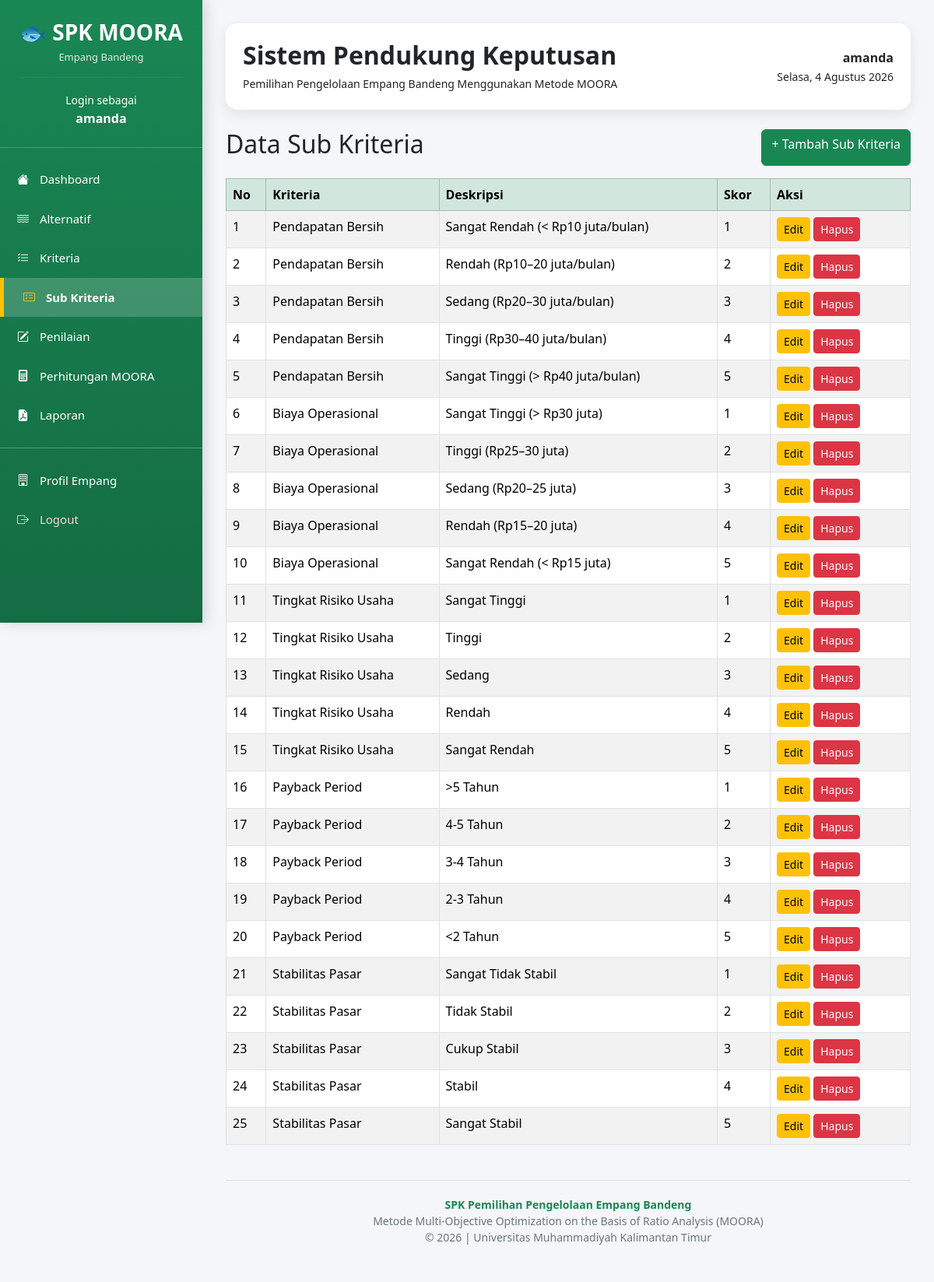
Page /subkriteria/ (signed in) on the committed database.
### subkriteria/models.py (models this page shows, shortened)
class SubKriteria(models.Model):
    kriteria = models.ForeignKey(
        Kriteria,
        on_delete=models.CASCADE
    )
    deskripsi = models.CharField(max_length=100)
    skor = models.IntegerField()

### kriteria/models.py (models this page shows, shortened)
class Kriteria(models.Model):
    kode = models.CharField(max_length=10)
    nama = models.CharField(max_length=100)
    bobot = models.DecimalField(
        max_digits=4,
        decimal_places=2
    )
    JENIS = (
        ('Benefit', 'Benefit'),
        ('Cost', 'Cost'),
    )
    jenis = models.CharField(
        max_length=10,
        choices=JENIS
    )

### subkriteria/views.py (the view)
# urls.py: path("", views.index, name="alternatif"),
@login_required
def index(request):
    data = SubKriteria.objects.all()
    context = {
        "data": data
    }
    return render(
        request,
        "subkriteria/index.html",
        context
    )

### templates/subkriteria/index.html
{% extends 'layouts/base.html' %} {% block content %}
<div class="d-flex justify-content-between mb-3">
  <h2>Data Sub Kriteria</h2>
  <a href="/subkriteria/tambah/" class="btn btn-success"> + Tambah Sub Kriteria </a>
</div>
<table class="table table-bordered table-striped">
  <thead class="table-success">
    <tr>
      <th>No</th>
      <th>Kriteria</th>
      <th>Deskripsi</th>
      <th>Skor</th>
      <th width="180">Aksi</th>
    </tr>
  </thead>
  <tbody>
    {% for item in data %}
    <tr>
      <td>{{ forloop.counter }}</td>
      <td>{{ item.kriteria.nama }}</td>
      <td>{{ item.deskripsi }}</td>
      <td>{{ item.skor }}</td>
      <td>
        <a href="{% url 'edit_subkriteria' item.id %}" class="btn btn-warning btn-sm"> Edit </a>
        <a href="{% url 'hapus_subkriteria' item.id %}" class="btn btn-danger btn-sm"> Hapus </a>
      </td>
    </tr>
    {% endfor %}
  </tbody>
</table>
{% endblock %}

### templates/layouts/base.html (shortened to what this page needs)
<!doctype html>
<html lang="id">
  <head>
    <link href="https://cdn.jsdelivr.net/npm/bootstrap@5.3.3/dist/css/bootstrap.min.css" rel="stylesheet" />
    <link rel="stylesheet" href="https://cdn.jsdelivr.net/npm/bootstrap-icons@1.11.3/font/bootstrap-icons.min.css" />
  </head>
  <body>
    <div class="sidebar">
      <div class="logo">
        <h3>🐟 SPK MOORA</h3>
        <p>Empang Bandeng</p>
        <hr />
        <small>Login sebagai</small>
        <br />
        <strong>{{ request.user.username }}</strong>
      </div>
      <div class="menu">
        <a href="/" class="{% if request.path == '/' %}active{% endif %}">
          <i class="bi bi-house-fill"></i>
          Dashboard
        </a>
        <a href="/alternatif/" class="{% if '/alternatif/' in request.path %}active{% endif %}">
          <i class="bi bi-water"></i>
          Alternatif
        </a>
        <a href="/kriteria/" class="{% if '/kriteria/' in request.path %}active{% endif %}">
          <i class="bi bi-list-check"></i>
          Kriteria
        </a>
        <a href="/subkriteria/" class="{% if '/subkriteria/' in request.path %}active{% endif %}">
          <i class="bi bi-card-checklist"></i>
          Sub Kriteria
        </a>
        <a href="/penilaian/" class="{% if '/penilaian/' in request.path %}active{% endif %}">
          <i class="bi bi-pencil-square"></i>
          Penilaian
        </a>
        <a href="/moora/" class="{% if '/moora/' in request.path %}active{% endif %}">
          <i class="bi bi-calculator-fill"></i>
          Perhitungan MOORA
        </a>
        <a href="/laporan/" class="{% if '/laporan/' in request.path %}active{% endif %}">
          <i class="bi bi-file-earmark-pdf-fill"></i>
          Laporan
        </a>
        <hr class="text-white" />
        <a href="/profil/" class="{% if '/profil/' in request.path %}active{% endif %}">
          <i class="bi bi-building"></i>
          Profil Empang
        </a>
        <a href="{% url 'logout' %}" class="logout">
          <i class="bi bi-box-arrow-right"></i>
          Logout
        </a>
      </div>
    </div>
    <div class="content">
      <div class="topbar d-flex justify-content-between align-items-center">
        <div>
          <h2>Sistem Pendukung Keputusan</h2>
          <small> Pemilihan Pengelolaan Empang Bandeng Menggunakan Metode MOORA </small>
        </div>
        <div class="text-end">
          <strong>{{ request.user.username }}</strong>
          <br />
          <small id="tanggal"></small>
        </div>
      </div>
      {% block content %} {% endblock %}
      <footer>
        <strong>SPK Pemilihan Pengelolaan Empang Bandeng</strong>
        <br />
        Metode Multi-Objective Optimization on the Basis of Ratio Analysis (MOORA)
        <br />
        © 2026 | Universitas Muhammadiyah Kalimantan Timur
      </footer>
    </div>
  </body>
</html>

### templates/layouts/base.html (style rules this page uses)
* { font-family: "Segoe UI", sans-serif; }
body { background: #f4f6f9; }
.sidebar { position: fixed; top: 0; left: 0; width: 260px; height: 100vh; overflow-y: auto; background: linear-gradient(180deg, #198754, #146c43); color: white; box-shadow: 4px 0 18px rgba(0, 0, 0, 0.15); z-index: 999; }
.logo { text-align: center; padding: 25px; border-bottom: 1px solid rgba(255, 255, 255, 0.2); }
.logo h3 { font-weight: bold; margin-bottom: 5px; }
.logo p { margin: 0; opacity: 0.85; font-size: 13px; }
.logo hr { border-color: rgba(255, 255, 255, 0.2); }
.menu { margin-top: 15px; }
.menu a { display: block; color: white; text-decoration: none; padding: 14px 22px; transition: 0.25s; font-size: 15px; }
.menu a.active { background: rgba(255, 255, 255, 0.18); border-left: 5px solid #ffc107; padding-left: 25px; font-weight: 600; }
.menu a.active i { color: #ffc107; }
.menu a.logout { color: #ffd3d3; }
.menu i { margin-right: 10px; }
.content { margin-left: 260px; padding: 30px; min-height: 100vh; }
.topbar { background: white; border-radius: 15px; padding: 22px; box-shadow: 0 6px 18px rgba(0, 0, 0, 0.08); margin-bottom: 25px; }
.topbar h2 { font-weight: 700; margin-bottom: 5px; }
.table { background: white; }
footer { margin-top: 45px; padding: 20px; text-align: center; color: #6c757d; border-top: 1px solid #ddd; font-size: 14px; }
footer strong { color: #198754; }

### rows in the picture
SubKriteria: kriteria.nama "Pendapatan Bersih", deskripsi "Sangat Rendah (< Rp10 juta/bulan)", skor "1"
SubKriteria: kriteria.nama "Pendapatan Bersih", deskripsi "Rendah (Rp10–20 juta/bulan)", skor "2"
SubKriteria: kriteria.nama "Pendapatan Bersih", deskripsi "Sedang (Rp20–30 juta/bulan)", skor "3"
SubKriteria: kriteria.nama "Pendapatan Bersih", deskripsi "Tinggi (Rp30–40 juta/bulan)", skor "4"
SubKriteria: kriteria.nama "Pendapatan Bersih", deskripsi "Sangat Tinggi (> Rp40 juta/bulan)", skor "5"
SubKriteria: kriteria.nama "Biaya Operasional", deskripsi "Sangat Tinggi (> Rp30 juta)", skor "1"
SubKriteria: kriteria.nama "Biaya Operasional", deskripsi "Tinggi (Rp25–30 juta)", skor "2"
SubKriteria: kriteria.nama "Biaya Operasional", deskripsi "Sedang (Rp20–25 juta)", skor "3"
SubKriteria: kriteria.nama "Biaya Operasional", deskripsi "Rendah (Rp15–20 juta)", skor "4"
SubKriteria: kriteria.nama "Biaya Operasional", deskripsi "Sangat Rendah (< Rp15 juta)", skor "5"
SubKriteria: kriteria.nama "Tingkat Risiko Usaha", deskripsi "Sangat Tinggi", skor "1"
SubKriteria: kriteria.nama "Tingkat Risiko Usaha", deskripsi "Tinggi", skor "2"
SubKriteria: kriteria.nama "Tingkat Risiko Usaha", deskripsi "Sedang", skor "3"
SubKriteria: kriteria.nama "Tingkat Risiko Usaha", deskripsi "Rendah", skor "4"
SubKriteria: kriteria.nama "Tingkat Risiko Usaha", deskripsi "Sangat Rendah", skor "5"
SubKriteria: kriteria.nama "Payback Period", deskripsi ">5 Tahun", skor "1"
SubKriteria: kriteria.nama "Payback Period", deskripsi "4-5 Tahun", skor "2"
SubKriteria: kriteria.nama "Payback Period", deskripsi "3-4 Tahun", skor "3"
SubKriteria: kriteria.nama "Payback Period", deskripsi "2-3 Tahun", skor "4"
SubKriteria: kriteria.nama "Payback Period", deskripsi "<2 Tahun", skor "5"
SubKriteria: kriteria.nama "Stabilitas Pasar", deskripsi "Sangat Tidak Stabil", skor "1"
SubKriteria: kriteria.nama "Stabilitas Pasar", deskripsi "Tidak Stabil", skor "2"
SubKriteria: kriteria.nama "Stabilitas Pasar", deskripsi "Cukup Stabil", skor "3"
SubKriteria: kriteria.nama "Stabilitas Pasar", deskripsi "Stabil", skor "4"
SubKriteria: kriteria.nama "Stabilitas Pasar", deskripsi "Sangat Stabil", skor "5"

### other values in the picture
{{ request.user.username }} "amanda"
